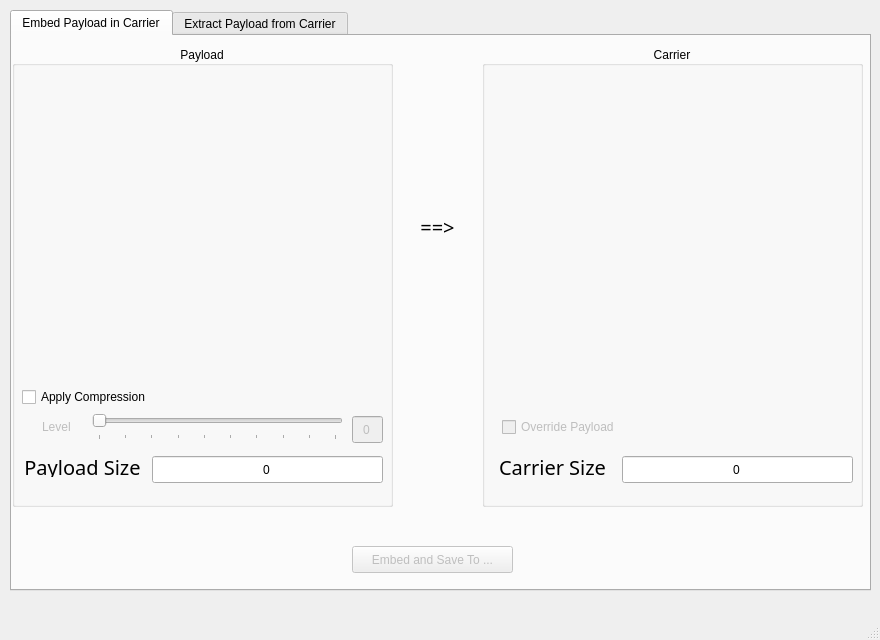
<?xml version="1.0" encoding="UTF-8"?>
<ui version="4.0">
 <class>MainWindow</class>
 <widget class="QMainWindow" name="MainWindow">
  <property name="geometry">
   <rect>
    <x>0</x>
    <y>0</y>
    <width>880</width>
    <height>640</height>
   </rect>
  </property>
  <property name="windowTitle">
   <string>MainWindow</string>
  </property>
  <widget class="QWidget" name="centralwidget">
   <widget class="QTabWidget" name="tabOption">
    <property name="geometry">
     <rect>
      <x>10</x>
      <y>10</y>
      <width>861</width>
      <height>581</height>
     </rect>
    </property>
    <property name="currentIndex">
     <number>0</number>
    </property>
    <widget class="QWidget" name="tab">
     <attribute name="title">
      <string>Embed Payload in Carrier</string>
     </attribute>
     <widget class="QGroupBox" name="grpCarrier1">
      <property name="geometry">
       <rect>
        <x>470</x>
        <y>10</y>
        <width>381</width>
        <height>461</height>
       </rect>
      </property>
      <property name="title">
       <string>Carrier</string>
      </property>
      <property name="alignment">
       <set>Qt::AlignCenter</set>
      </property>
      <property name="flat">
       <bool>false</bool>
      </property>
      <widget class="QCheckBox" name="chkOverride">
       <property name="enabled">
        <bool>false</bool>
       </property>
       <property name="geometry">
        <rect>
         <x>20</x>
         <y>370</y>
         <width>141</width>
         <height>22</height>
        </rect>
       </property>
       <property name="text">
        <string>Override Payload</string>
       </property>
      </widget>
      <widget class="QLabel" name="lblPayloadFound">
       <property name="geometry">
        <rect>
         <x>30</x>
         <y>330</y>
         <width>331</width>
         <height>21</height>
        </rect>
       </property>
       <property name="font">
        <font>
         <family>CM Roman</family>
         <pointsize>15</pointsize>
        </font>
       </property>
       <property name="text">
        <string/>
       </property>
       <property name="alignment">
        <set>Qt::AlignCenter</set>
       </property>
      </widget>
      <widget class="QLineEdit" name="txtCarrierSize">
       <property name="geometry">
        <rect>
         <x>140</x>
         <y>410</y>
         <width>231</width>
         <height>27</height>
        </rect>
       </property>
       <property name="text">
        <string>0</string>
       </property>
       <property name="alignment">
        <set>Qt::AlignCenter</set>
       </property>
       <property name="readOnly">
        <bool>true</bool>
       </property>
      </widget>
      <widget class="QLabel" name="lblCarrierSize">
       <property name="geometry">
        <rect>
         <x>10</x>
         <y>410</y>
         <width>121</width>
         <height>21</height>
        </rect>
       </property>
       <property name="font">
        <font>
         <family>CM Roman</family>
         <pointsize>15</pointsize>
        </font>
       </property>
       <property name="text">
        <string>Carrier Size</string>
       </property>
       <property name="alignment">
        <set>Qt::AlignCenter</set>
       </property>
      </widget>
     </widget>
     <widget class="QLabel" name="lblArrow">
      <property name="geometry">
       <rect>
        <x>390</x>
        <y>180</y>
        <width>71</width>
        <height>21</height>
       </rect>
      </property>
      <property name="font">
       <font>
        <family>CM Roman</family>
        <pointsize>15</pointsize>
       </font>
      </property>
      <property name="text">
       <string>==&gt;</string>
      </property>
      <property name="alignment">
       <set>Qt::AlignCenter</set>
      </property>
     </widget>
     <widget class="QGroupBox" name="grpPayload1">
      <property name="geometry">
       <rect>
        <x>0</x>
        <y>10</y>
        <width>381</width>
        <height>461</height>
       </rect>
      </property>
      <property name="title">
       <string>Payload</string>
      </property>
      <property name="alignment">
       <set>Qt::AlignCenter</set>
      </property>
      <property name="flat">
       <bool>false</bool>
      </property>
      <widget class="QLineEdit" name="txtCompression">
       <property name="enabled">
        <bool>false</bool>
       </property>
       <property name="geometry">
        <rect>
         <x>340</x>
         <y>370</y>
         <width>31</width>
         <height>27</height>
        </rect>
       </property>
       <property name="text">
        <string>0</string>
       </property>
       <property name="alignment">
        <set>Qt::AlignCenter</set>
       </property>
       <property name="readOnly">
        <bool>true</bool>
       </property>
      </widget>
      <widget class="QSlider" name="slideCompression">
       <property name="enabled">
        <bool>false</bool>
       </property>
       <property name="geometry">
        <rect>
         <x>80</x>
         <y>363</y>
         <width>251</width>
         <height>31</height>
        </rect>
       </property>
       <property name="maximum">
        <number>9</number>
       </property>
       <property name="pageStep">
        <number>1</number>
       </property>
       <property name="value">
        <number>0</number>
       </property>
       <property name="tracking">
        <bool>true</bool>
       </property>
       <property name="orientation">
        <enum>Qt::Horizontal</enum>
       </property>
       <property name="invertedAppearance">
        <bool>false</bool>
       </property>
       <property name="tickPosition">
        <enum>QSlider::TicksBelow</enum>
       </property>
       <property name="tickInterval">
        <number>1</number>
       </property>
      </widget>
      <widget class="QLabel" name="lblLevel">
       <property name="enabled">
        <bool>false</bool>
       </property>
       <property name="geometry">
        <rect>
         <x>30</x>
         <y>370</y>
         <width>35</width>
         <height>21</height>
        </rect>
       </property>
       <property name="text">
        <string>Level</string>
       </property>
      </widget>
      <widget class="QCheckBox" name="chkApplyCompression">
       <property name="geometry">
        <rect>
         <x>10</x>
         <y>340</y>
         <width>161</width>
         <height>22</height>
        </rect>
       </property>
       <property name="text">
        <string>Apply Compression</string>
       </property>
      </widget>
      <widget class="QLabel" name="lblPayloadSize">
       <property name="geometry">
        <rect>
         <x>10</x>
         <y>410</y>
         <width>121</width>
         <height>21</height>
        </rect>
       </property>
       <property name="font">
        <font>
         <family>CM Roman</family>
         <pointsize>15</pointsize>
        </font>
       </property>
       <property name="text">
        <string>Payload Size</string>
       </property>
       <property name="alignment">
        <set>Qt::AlignCenter</set>
       </property>
      </widget>
      <widget class="QLineEdit" name="txtPayloadSize">
       <property name="geometry">
        <rect>
         <x>140</x>
         <y>410</y>
         <width>231</width>
         <height>27</height>
        </rect>
       </property>
       <property name="text">
        <string>0</string>
       </property>
       <property name="alignment">
        <set>Qt::AlignCenter</set>
       </property>
       <property name="readOnly">
        <bool>true</bool>
       </property>
      </widget>
     </widget>
     <widget class="QPushButton" name="btnSave">
      <property name="enabled">
       <bool>false</bool>
      </property>
      <property name="geometry">
       <rect>
        <x>340</x>
        <y>510</y>
        <width>161</width>
        <height>27</height>
       </rect>
      </property>
      <property name="text">
       <string>Embed and Save To ...</string>
      </property>
     </widget>
    </widget>
    <widget class="QWidget" name="tab_2">
     <attribute name="title">
      <string>Extract Payload from Carrier</string>
     </attribute>
     <widget class="QGroupBox" name="grpPayload2">
      <property name="geometry">
       <rect>
        <x>470</x>
        <y>10</y>
        <width>381</width>
        <height>331</height>
       </rect>
      </property>
      <property name="title">
       <string>Payload</string>
      </property>
      <property name="alignment">
       <set>Qt::AlignCenter</set>
      </property>
      <property name="flat">
       <bool>false</bool>
      </property>
      <widget class="QGraphicsView" name="viewPayload2">
       <property name="geometry">
        <rect>
         <x>10</x>
         <y>40</y>
         <width>361</width>
         <height>281</height>
        </rect>
       </property>
      </widget>
     </widget>
     <widget class="QGroupBox" name="grpCarrier2">
      <property name="geometry">
       <rect>
        <x>0</x>
        <y>10</y>
        <width>381</width>
        <height>461</height>
       </rect>
      </property>
      <property name="title">
       <string>Carrier</string>
      </property>
      <property name="alignment">
       <set>Qt::AlignCenter</set>
      </property>
      <property name="flat">
       <bool>false</bool>
      </property>
      <widget class="QLabel" name="lblCarrierEmpty">
       <property name="geometry">
        <rect>
         <x>20</x>
         <y>330</y>
         <width>331</width>
         <height>21</height>
        </rect>
       </property>
       <property name="font">
        <font>
         <family>CM Roman</family>
         <pointsize>15</pointsize>
        </font>
       </property>
       <property name="text">
        <string/>
       </property>
       <property name="alignment">
        <set>Qt::AlignCenter</set>
       </property>
      </widget>
      <widget class="QPushButton" name="btnExtract">
       <property name="enabled">
        <bool>false</bool>
       </property>
       <property name="geometry">
        <rect>
         <x>50</x>
         <y>370</y>
         <width>281</width>
         <height>27</height>
        </rect>
       </property>
       <property name="text">
        <string>Extract Payload</string>
       </property>
      </widget>
      <widget class="QPushButton" name="btnClean">
       <property name="enabled">
        <bool>false</bool>
       </property>
       <property name="geometry">
        <rect>
         <x>50</x>
         <y>410</y>
         <width>281</width>
         <height>27</height>
        </rect>
       </property>
       <property name="text">
        <string>Clean Carrier</string>
       </property>
      </widget>
     </widget>
     <widget class="QLabel" name="lblArrow2">
      <property name="geometry">
       <rect>
        <x>390</x>
        <y>170</y>
        <width>71</width>
        <height>21</height>
       </rect>
      </property>
      <property name="font">
       <font>
        <family>CM Roman</family>
        <pointsize>15</pointsize>
       </font>
      </property>
      <property name="text">
       <string>==&gt;</string>
      </property>
      <property name="alignment">
       <set>Qt::AlignCenter</set>
      </property>
     </widget>
    </widget>
   </widget>
  </widget>
  <widget class="QMenuBar" name="menubar">
   <property name="geometry">
    <rect>
     <x>0</x>
     <y>0</y>
     <width>880</width>
     <height>25</height>
    </rect>
   </property>
  </widget>
  <widget class="QStatusBar" name="statusbar"/>
 </widget>
 <resources/>
 <connections/>
</ui>
